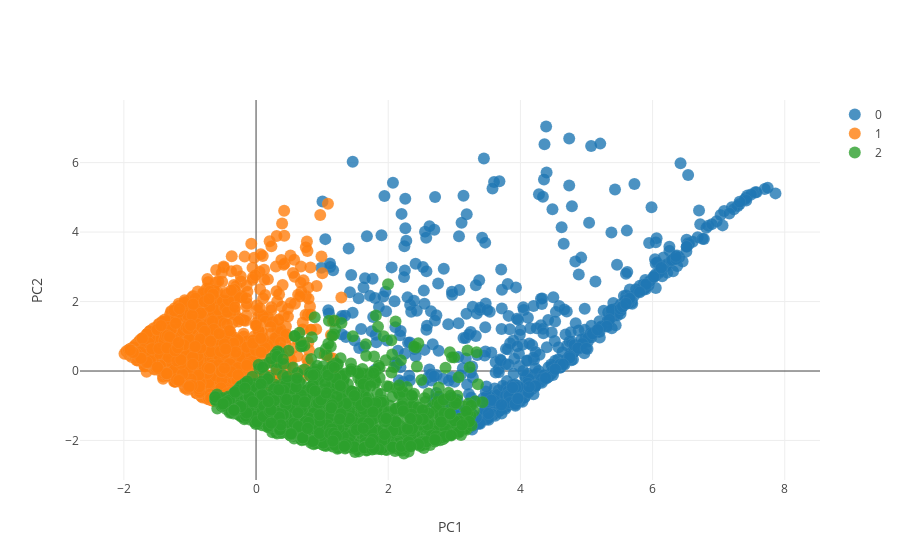

Notebook cell for this chart:
### Code cell
from plotly.offline import download_plotlyjs, init_notebook_mode, plot, iplot
from plotly.graph_objs import *
init_notebook_mode(connected=True)

traces = []

for cluster in range(n_clusters):
    data = pca_data[pca_data.label==cluster]
    trace = Scatter(
        x=data.x,
        y=data.y,
        mode='markers',
        name=cluster,
        marker=Marker(
            size=12,
            line=Line(
                color='rgba(217, 217, 217, 0.14)',
                width=0.5),
            opacity=0.8))
    traces.append(trace)

data = Data(traces)
layout = Layout(xaxis=XAxis(title='PC1', showline=False),
                yaxis=YAxis(title='PC2', showline=False))
fig = Figure(data=data, layout=layout)
iplot(fig)

### Figure 1 — Plotly figure (JSON) as saved in the notebook; plotly's stock layout.template omitted (floating-point values rounded to 4 significant figures; data arrays with more than 128 entries replaced by an {"elided": "..."} marker saying what was removed)
{"data": [{"marker": {"line": {"color": "rgba(217, 217, 217, 0.14)", "width": 0.5}, "opacity": 0.8, "size": 12}, "mode": "markers", "name": 0, "type": "scatter", "x": {"elided": "623 float values"}, "y": {"elided": "623 float values"}}, {"marker": {"line": {"color": "rgba(217, 217, 217, 0.14)", "width": 0.5}, "opacity": 0.8, "size": 12}, "mode": "markers", "name": 1, "type": "scatter", "x": {"elided": "3459 float values"}, "y": {"elided": "3459 float values"}}, {"marker": {"line": {"color": "rgba(217, 217, 217, 0.14)", "width": 0.5}, "opacity": 0.8, "size": 12}, "mode": "markers", "name": 2, "type": "scatter", "x": {"elided": "1702 float values"}, "y": {"elided": "1702 float values"}}], "layout": {"xaxis": {"showline": false, "title": "PC1"}, "yaxis": {"showline": false, "title": "PC2"}}}
